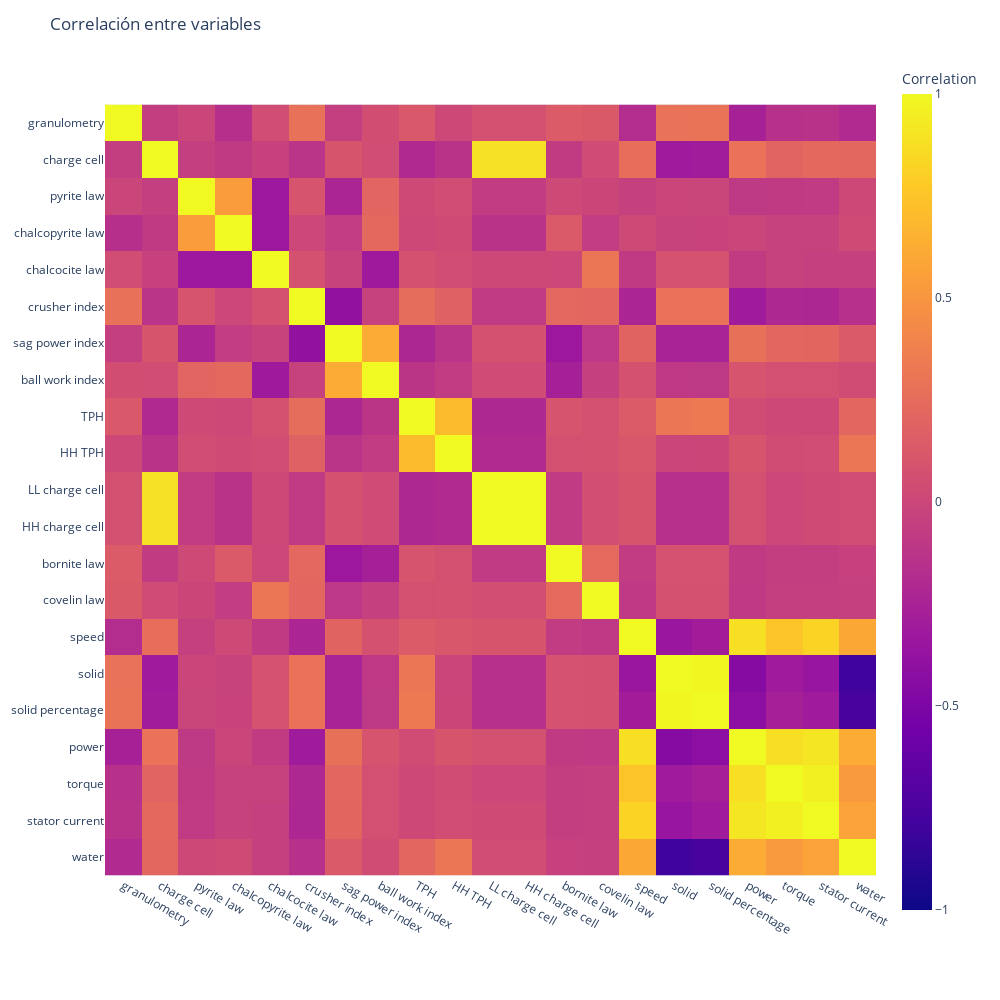

Source (notebook cell):
### Markdown cell above
**Correlación entre variables: Matriz de correlación**

### Code cell
# Matriz de correlación
# Corr
df_corr = cleaned.dropna().corr()

fig=px.imshow(df_corr,
          labels=dict(x="", y="", color="Correlation"),
          x=cleaned.columns,
          y=cleaned.columns,
          zmin=-1,
          zmax=1,
          )
fig.update_layout(width=1000, height=1000,title="Correlación entre variables")
fig.show()

### Figure 1 — Plotly figure (JSON) as saved in the notebook; plotly's stock layout.template omitted (floating-point values rounded to 4 significant figures; data arrays with more than 128 entries replaced by an {"elided": "..."} marker saying what was removed)
{"data": [{"coloraxis": "coloraxis", "hovertemplate": "x: %{x}<br>y: %{y}<br>Correlation: %{z}<extra></extra>", "name": "0", "type": "heatmap", "x": ["granulometry", "charge cell", "pyrite law", "chalcopyrite law", "chalcocite law", "crusher index", "sag power index", "ball work index", "TPH", "HH TPH", "LL charge cell", "HH charge cell", "bornite law", "covelin law", "speed", "solid", "solid percentage", "power", "torque", "stator current", "water"], "xaxis": "x", "y": ["granulometry", "charge cell", "pyrite law", "chalcopyrite law", "chalcocite law", "crusher index", "sag power index", "ball work index", "TPH", "HH TPH", "LL charge cell", "HH charge cell", "bornite law", "covelin law", "speed", "solid", "solid percentage", "power", "torque", "stator current", "water"], "yaxis": "y", "z": {"elided": "21x21 float values"}}], "layout": {"coloraxis": {"cmax": 1, "cmin": -1, "colorbar": {"title": {"text": "Correlation"}}, "colorscale": [[0, "#0d0887"], [0.1111, "#46039f"], [0.2222, "#7201a8"], [0.3333, "#9c179e"], [0.4444, "#bd3786"], [0.5556, "#d8576b"], [0.6667, "#ed7953"], [0.7778, "#fb9f3a"], [0.8889, "#fdca26"], [1, "#f0f921"]]}, "height": 1000, "margin": {"t": 60}, "title": {"text": "Correlación entre variables"}, "width": 1000, "xaxis": {"anchor": "y", "constrain": "domain", "domain": [0, 1], "scaleanchor": "y"}, "yaxis": {"anchor": "x", "autorange": "reversed", "constrain": "domain", "domain": [0, 1]}}}
